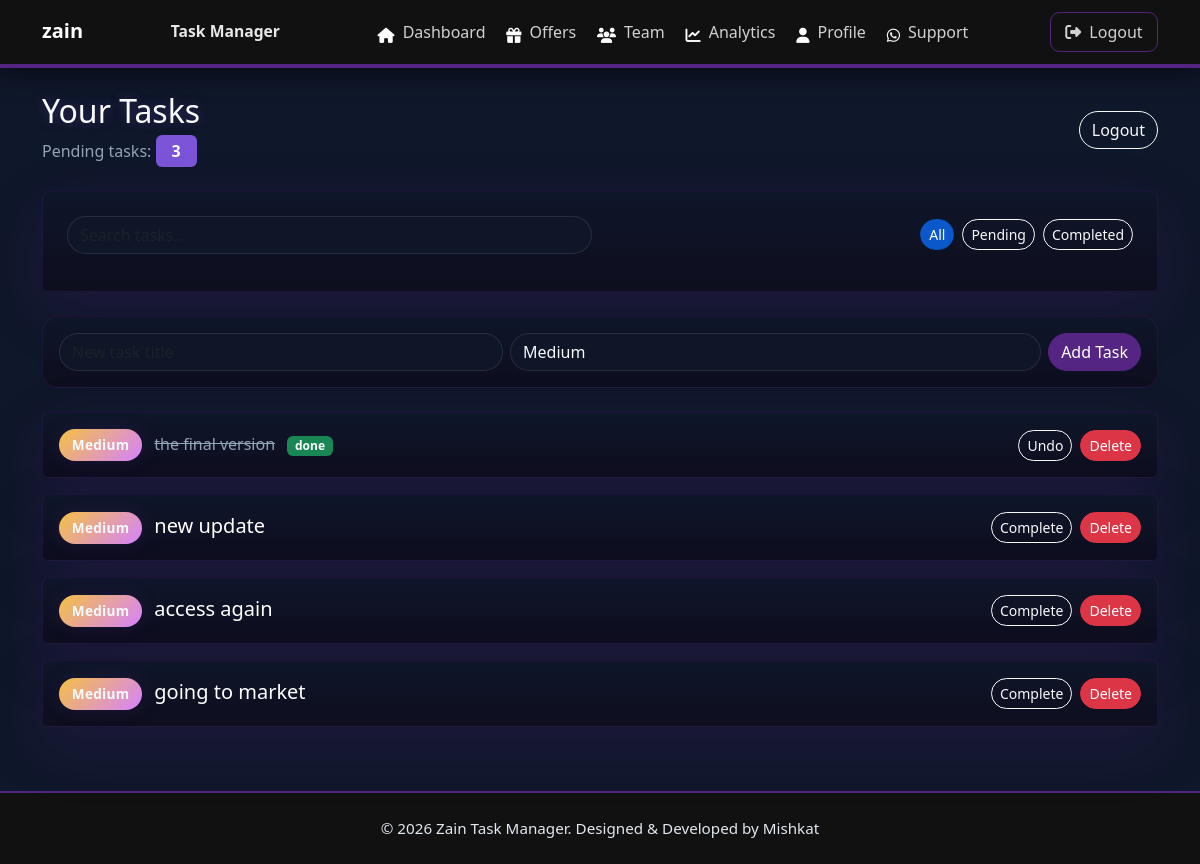
/dashboard (signed in), run on the app's committed database.
### tables this page shows
CREATE TABLE tasks (
            id INTEGER PRIMARY KEY AUTOINCREMENT,
            user_id INTEGER NOT NULL,
            title TEXT NOT NULL,
            completed INTEGER NOT NULL DEFAULT 0, priority TEXT NOT NULL DEFAULT 'Medium',
            FOREIGN KEY(user_id) REFERENCES users(id)
        );

### app.py (the view)
    @app.route("/dashboard")
    def dashboard():
        user_id = session.get("user_id")
        if not user_id:
            return redirect(url_for("login"))
        db = get_db()
        cur = db.execute(
            "SELECT id, title, completed, priority FROM tasks WHERE user_id = ? ORDER BY id DESC",
            (user_id,),
        )
        tasks = cur.fetchall()
        pending_count = sum(1 for t in tasks if t["completed"] == 0)
        return render_template("dashboard.html", tasks=tasks, pending_count=pending_count)

### app.py (called while the page is built)
def get_db():
    if "db" not in g:
        g.db = sqlite3.connect(current_app.config["DATABASE"])
        g.db.row_factory = sqlite3.Row
    return g.db

### templates/dashboard.html (shortened to what this page needs)
{% extends 'base.html' %}
{% block content %}
  <div class="d-flex flex-column flex-md-row justify-content-between align-items-start align-items-md-center mb-4">
    <div>
      <h2 class="text-glow-purple mb-1">Your Tasks</h2>
      <p class="mb-0 text-muted">Pending tasks: <span class="badge badge-purple py-2 px-3 fs-6">{{ pending_count }}</span></p>
    </div>
    <a class="btn btn-outline-light rounded-pill mt-3 mt-md-0" href="{{ url_for('logout') }}">Logout</a>
  </div>
  <div class="card premium-card card-header-premium mb-4">
    <div class="card-body">
      <div class="row g-3 align-items-center">
        <div class="col-md-6">
          <input id="taskSearchInput" class="form-control form-control-dark rounded-pill" type="search" placeholder="Search tasks..." aria-label="Search tasks">
        </div>
        <div class="col-md-6 d-flex flex-wrap gap-2 justify-content-md-end">
          <button type="button" class="btn btn-primary btn-sm filter-btn active rounded-pill" data-filter="all">All</button>
          <button type="button" class="btn btn-outline-light btn-sm filter-btn rounded-pill" data-filter="pending">Pending</button>
          <button type="button" class="btn btn-outline-light btn-sm filter-btn rounded-pill" data-filter="completed">Completed</button>
        </div>
      </div>
    </div>
  </div>
  <form method="post" action="{{ url_for('add_task') }}" class="mb-4">
    <div class="input-group shadow-sm premium-card p-3 rounded-4">
      <input class="form-control form-control-dark rounded-pill me-2" type="text" name="title" placeholder="New task title" aria-label="New task title">
      <select class="form-select form-select-dark rounded-pill me-2 w-auto" name="priority">
        <option value="Medium" selected>Medium</option>
      </select>
      <button class="btn btn-primary rounded-pill" type="submit">Add Task</button>
    </div>
  </form>
  <div class="row g-3" id="taskList">
    {% for t in tasks %}
      <div class="col-12">
        <div class="card premium-card p-3 task-item" data-status="{{ 'completed' if t.completed else 'pending' }}" data-title="{{ t.title|lower }}">
          <div class="d-flex flex-column flex-md-row justify-content-between align-items-start align-items-md-center gap-3">
            <div>
              {% if t.priority == 'High' %}
                <span class="priority-pill priority-high me-2">High</span>
              {% elif t.priority == 'Medium' %}
                <span class="priority-pill priority-medium me-2">Medium</span>
              {% else %}
                <span class="priority-pill priority-low me-2">Low</span>
              {% endif %}
              {% if t.completed %}
                <span class="text-decoration-line-through text-muted">{{ t.title }}</span>
                <span class="badge bg-success ms-2">done</span>
              {% else %}
                <span class="fs-5 text-white">{{ t.title }}</span>
              {% endif %}
            </div>
            <div class="btn-group" role="group">
              <form method="post" action="{{ url_for('complete_task', task_id=t.id) }}" class="m-0">
                <button class="btn btn-sm btn-outline-light rounded-pill" type="submit">
                  {{ 'Undo' if t.completed else 'Complete' }}
                </button>
              </form>
              <form method="post" action="{{ url_for('delete_task', task_id=t.id) }}" class="m-0 ms-2">
                <button class="btn btn-sm btn-danger rounded-pill" type="submit">Delete</button>
              </form>
            </div>
          </div>
        </div>
      </div>
    {% endfor %}
  </div>
{% endblock %}

### templates/base.html (shortened to what this page needs)
<!doctype html>
<html lang="en">
  <head>
    <link href="https://cdn.jsdelivr.net/npm/bootstrap@5.3.2/dist/css/bootstrap.min.css" rel="stylesheet">
    <link href="https://cdnjs.cloudflare.com/ajax/libs/font-awesome/6.4.0/css/all.min.css" rel="stylesheet">
  </head>
  <body>
    <nav class="navbar navbar-expand-lg navbar-zain mb-4">
      <div class="container d-flex align-items-center">
        <a class="navbar-brand d-flex align-items-center me-3" href="{{ url_for('dashboard') }}">
          <svg class="brand-logo-svg" xmlns="http://www.w3.org/2000/svg" viewBox="0 0 120 28" role="img" aria-label="zain">
            <title>zain</title>
            <text x="0" y="20" font-family="Segoe UI, Roboto, Arial, sans-serif" font-weight="800" font-size="20" fill="#ffffff">zain</text>
          </svg>
          <span class="brand-title">Task Manager</span>
        </a>
        <div class="collapse navbar-collapse" id="zainNavbar">
          <ul class="navbar-nav mx-auto">
            {% if session.get('user_id') %}
              <li class="nav-item"><a class="nav-link" href="{{ url_for('dashboard') }}"><i class="fa-solid fa-house me-2"></i>Dashboard</a></li>
              <li class="nav-item"><a class="nav-link" href="{{ url_for('offers') }}"><i class="fa-solid fa-gift me-2"></i>Offers</a></li>
              <li class="nav-item"><a class="nav-link" href="{{ url_for('team') }}"><i class="fa-solid fa-users me-2"></i>Team</a></li>
              <li class="nav-item"><a class="nav-link" href="{{ url_for('analytics') }}"><i class="fa-solid fa-chart-line me-2"></i>Analytics</a></li>
              <li class="nav-item"><a class="nav-link" href="{{ url_for('profile') }}"><i class="fa-solid fa-user me-2"></i>Profile</a></li>
            {% else %}
              <li class="nav-item"><a class="nav-link" href="{{ url_for('login') }}"><i class="fa-solid fa-right-to-bracket me-2"></i>Login</a></li>
              <li class="nav-item"><a class="nav-link" href="{{ url_for('register') }}"><i class="fa-solid fa-user-plus me-2"></i>Register</a></li>
            {% endif %}
            <li class="nav-item"><a class="nav-link" href="https://wa.me/249964723768" target="_blank" rel="noopener noreferrer"><i class="fa-brands fa-whatsapp me-2"></i>Support</a></li>
          </ul>
        </div>
        {% if session.get('user_id') %}
          <div class="d-none d-lg-block ms-auto">
            <a href="{{ url_for('logout') }}" class="btn btn-logout"><i class="fa-solid fa-right-from-bracket me-2"></i>Logout</a>
          </div>
        {% endif %}
      </div>
    </nav>
    <div class="container">
      {% block content %}{% endblock %}
    </div>
    <footer class="footer-premium mt-5 py-4">
      <div class="container text-center">
        <p class="mb-0">© 2026 Zain Task Manager. Designed & Developed by Mishkat</p>
      </div>
    </footer>
  </body>
</html>

### templates/base.html (style rules this page uses)
body { background-color: #0f172a; color: #e2e8f0; }
.navbar-zain { background-color: #111111; padding: 0.75rem 0; border-bottom: 4px solid #542582; box-shadow: 0 8px 24px rgba(0,0,0,0.45); }
.premium-card { background: linear-gradient(180deg, rgba(15, 23, 42, 0.96), rgba(14, 14, 30, 0.96)); border: 1px solid rgba(84, 37, 130, 0.24); box-shadow: 0 20px 60px rgba(84, 37, 130, 0.2); backdrop-filter: blur(18px); }
.premium-card .card-body { padding: 1.5rem; }
.card-header-premium { border-bottom: 1px solid rgba(84, 37, 130, 0.18); padding-bottom: 0.85rem; margin-bottom: 1rem; color: #e5e7eb; }
.text-glow-purple { color: #f8fafc; text-shadow: 0 0 12px rgba(124, 84, 216, 0.35); }
.form-control-dark, .form-select-dark { background: rgba(15, 23, 42, 0.88); border: 1px solid rgba(255,255,255,0.1); color: #f8fafc; }
.btn-primary { background-color: #542582; border-color: #542582; color: #ffffff; }
.badge-purple { background-color: #7c54d8; color: #ffffff; }
.priority-pill { display: inline-flex; align-items: center; padding: 0.35rem 0.8rem; border-radius: 999px; font-size: 0.85rem; font-weight: 700; letter-spacing: 0.02em; color: #f8fafc; box-shadow: 0 0 18px rgba(84, 37, 130, 0.24); }
.priority-medium { background: linear-gradient(135deg, #f5c142, #d582ff); }
.text-muted { color: #94a3b8 !important; }
.btn-logout { background: transparent; color: #d1d1d1; border: 1.5px solid #542582; padding: 0.45rem 0.9rem; border-radius: 0.6rem; transition: background-color 0.14s ease, color 0.14s ease, transform 0.08s ease; }
.navbar-zain .navbar-brand, .navbar-zain .nav-link { color: #d1d1d1; }
.navbar-zain .nav-link { padding: 0.45rem 0.9rem; margin: 0 0.15rem; transition: background-color 0.12s ease, color 0.12s ease, transform 0.08s ease; border-radius: 0.5rem; }
.navbar-zain .navbar-brand { font-weight: 800; color: #ffffff; }
.brand-logo-svg { height: 28px; width: auto; display: inline-block; vertical-align: middle; margin-right: 0.55rem; }
.brand-title { vertical-align: middle; }
.brand-title { color: rgba(255,255,255,0.9); font-weight: 600; font-size: 0.98rem; }
.navbar-zain .nav-link i { color: #ffffff; font-size: 0.95rem; vertical-align: text-bottom; }
.btn-primary { background-color: #542582; border-color: #542582; }
.footer-premium { background-color: #111111; border-top: 2px solid #542582; color: #cbd5e1; }
.footer-premium p { margin: 0; color: #e2e8f0; font-size: 0.95rem; }

### data on the page
tasks: priority "Medium", title "the final version", completed "Undo"
tasks: priority "Medium", title "new update", completed "Complete"
tasks: priority "Medium", title "access again", completed "Complete"
tasks: priority "Medium", title "going to market", completed "Complete"

### other printed values
{{ pending_count }} "3"
